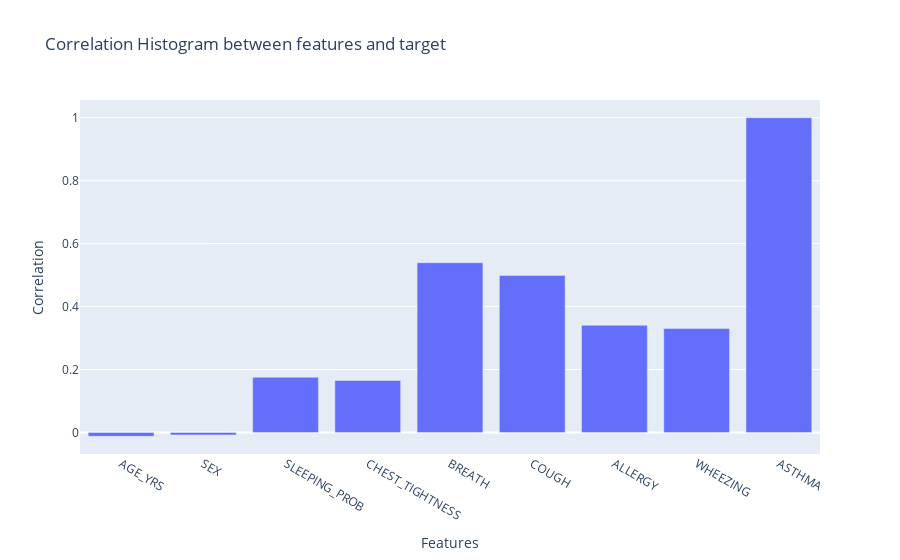

Source (notebook cell):
### Code cell
# The correlation of each variable with the target variable (Asthma)
fig = go.Figure()
corr_target = data_dict['A'].corr()["ASTHMA"]
fig.add_trace(go.Bar(x=corr_target.index, y=corr_target.values))
fig.update_layout(title="Correlation Histogram between features and target", 
                  xaxis_title='Features', yaxis_title='Correlation', barmode='group')
fig.show()

### Figure 1 — Plotly figure (JSON) as saved in the notebook; plotly's stock layout.template omitted (floating-point values rounded to 4 significant figures)
{"data": [{"type": "bar", "x": ["AGE_YRS", "SEX", "SLEEPING_PROB", "CHEST_TIGHTNESS", "BREATH", "COUGH", "ALLERGY", "WHEEZING", "ASTHMA"], "y": [-0.01209, -0.007826, 0.1753, 0.1652, 0.5396, 0.4986, 0.3407, 0.3303, 1]}], "layout": {"barmode": "group", "title": {"text": "Correlation Histogram between features and target"}, "xaxis": {"title": {"text": "Features"}}, "yaxis": {"title": {"text": "Correlation"}}}}
